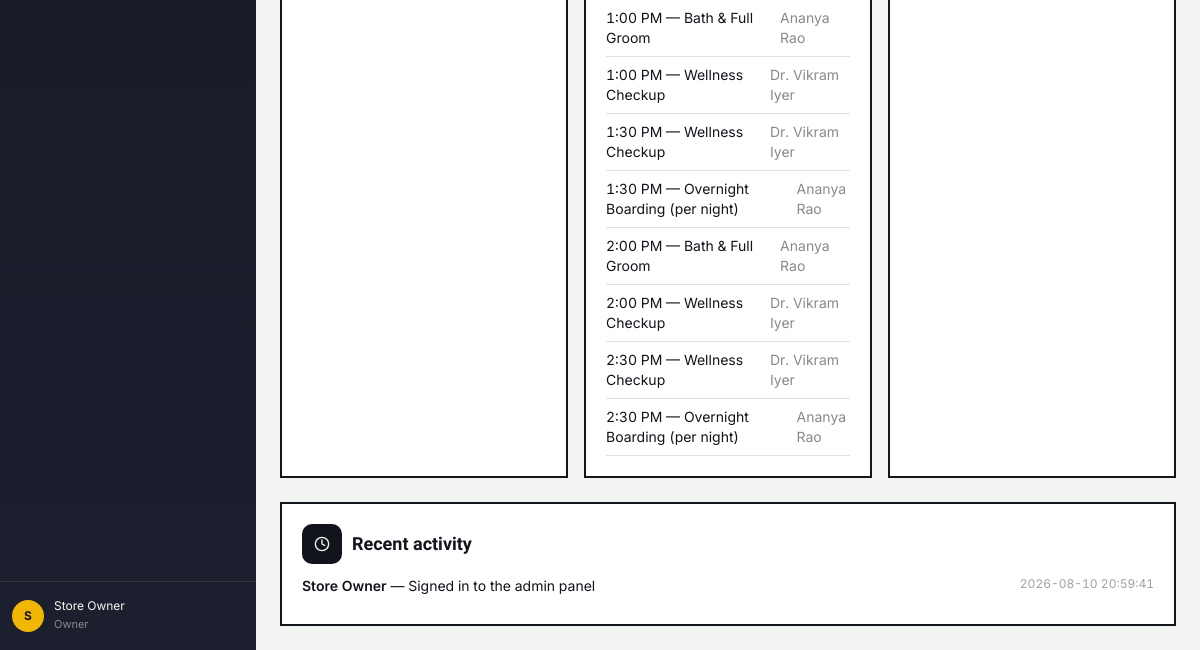
Page /admin (signed in, lower part) on the earlier database version.
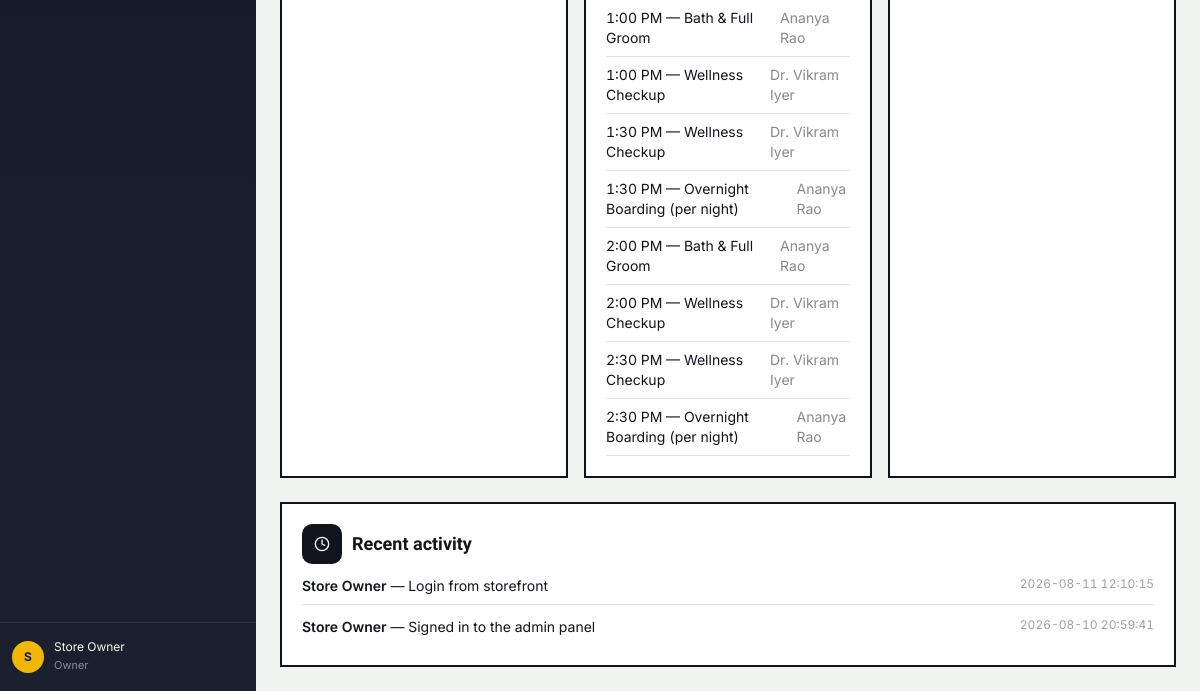
Same page on the later database version.
### tables this page shows
CREATE TABLE users (
    id INTEGER PRIMARY KEY AUTOINCREMENT,
    role_id INT NOT NULL,
    name VARCHAR(150) NOT NULL,
    email VARCHAR(191) NOT NULL,
    phone VARCHAR(20) NULL,
    referral_code VARCHAR(20) NULL,
    google_id VARCHAR(50) NULL,
    password_hash VARCHAR(255) NULL,
    is_active INTEGER NOT NULL DEFAULT 1,
    email_verified_at DATETIME NULL,
    two_factor_secret VARCHAR(191) NULL,
    two_factor_enabled INTEGER NOT NULL DEFAULT 0,
    must_reset_password INTEGER NOT NULL DEFAULT 0,
    last_login_at DATETIME NULL,
    last_login_ip VARCHAR(45) NULL,
    created_at DATETIME NOT NULL,
    updated_at DATETIME NOT NULL,
    deleted_at DATETIME NULL,
    CONSTRAINT users_role_fk FOREIGN KEY (role_id) REFERENCES roles(id)
    );

CREATE TABLE roles (
    id INTEGER PRIMARY KEY AUTOINCREMENT,
    name VARCHAR(100) NOT NULL,
    slug VARCHAR(100) NOT NULL,
    description VARCHAR(255) NULL,
    created_at DATETIME NOT NULL,
    updated_at DATETIME NOT NULL
    );

CREATE TABLE activity_logs (
    id INTEGER PRIMARY KEY AUTOINCREMENT,
    user_id INT NULL,
    action VARCHAR(150) NOT NULL,
    subject_type VARCHAR(100) NULL,
    subject_id INT NULL,
    description VARCHAR(500) NULL,
    properties JSON NULL,
    ip_address VARCHAR(45) NULL,
    created_at DATETIME NOT NULL,
    CONSTRAINT activity_logs_user_fk FOREIGN KEY (user_id) REFERENCES users(id) ON DELETE SET NULL
    );

### app/Views/admin/dashboard.php (the view, shortened to what the changed rows need)
    <span class="icon-chip icon-chip-leash"><?= icon('credit-card', 'h-5 w-5') ?></span>
<div class="mt-6 grid lg:grid-cols-3 gap-4">
  <div class="card-tag p-5 bg-white">
  </div>
  <div class="card-tag p-5 bg-white">
    <ul class="mt-3 space-y-2 text-sm">
      <?php foreach ($todayAppointments as $a): ?>
        <li class="flex justify-between border-b border-mist pb-2">
          <span><?= date('g:i A', strtotime($a['start_at'])) ?> — <?= e($a['service_name']) ?></span>
          <span class="text-ink/50"><?= e($a['staff_name']) ?></span>
        </li>
      <?php endforeach; ?>
    </ul>
  </div>
  <div class="card-tag p-5 bg-white">
  </div>
</div>
<div class="mt-6 card-tag p-5 bg-white">
  <p class="flex items-center gap-2.5 font-display text-lg font-semibold">
    <span class="icon-chip !bg-ink !text-paper"><?= icon('clock', 'h-4 w-4') ?></span>
    Recent activity
  </p>
  <ul class="mt-3 space-y-3 text-sm">
    <?php foreach ($recentActivity as $row): ?>
      <li class="border-b border-mist pb-2 last:border-0 flex justify-between">
        <span><span class="font-semibold"><?= e($row['user_name'] ?? 'System') ?></span> &mdash; <?= e($row['description'] ?? $row['action']) ?></span>
        <span class="text-xs text-ink/40"><?= e($row['created_at']) ?></span>
      </li>
    <?php endforeach; ?>
  </ul>
</div>

### app/Core/Router.php (shortened to what the changed rows need)
<?php
final class Router
{
    private array $routes = [
        'GET' => [], 'POST' => [], 'PUT' => [], 'PATCH' => [], 'DELETE' => [],
    ];
    private string $groupPrefix = '';
    private array $groupMiddleware = [];
    public function group(array $attrs, callable $callback): void
    {
        $previousPrefix = $this->groupPrefix;
        $previousMiddleware = $this->groupMiddleware;
        $this->groupPrefix = $previousPrefix . ($attrs['prefix'] ?? '');
        $this->groupMiddleware = [...$previousMiddleware, ...($attrs['middleware'] ?? [])];
        $this->groupPrefix = $previousPrefix;
        $this->groupMiddleware = $previousMiddleware;
    }
    private function add(string $method, string $uri, mixed $handler, array $middleware): void
    {
        $uri = $this->groupPrefix . $uri;
        $uri = '/' . trim($uri, '/');
        $paramNames = [];
        $pattern = preg_replace_callback('#\{([a-zA-Z_][a-zA-Z0-9_]*)\}#', static function (array $m) use (&$paramNames) {
            $paramNames[] = $m[1];
            return '([^/]+)';
        }, $uri);
        $this->routes[$method][] = [
            'uri' => $uri,
            'pattern' => '#^' . $pattern . '$#',
            'handler' => $handler,
            'middleware' => [...$this->groupMiddleware, ...$middleware],
            'params' => $paramNames,
        ];
    }
    public function dispatch(Request $request): void
    {
        $method = $request->method();
        $path = $request->path();
        foreach ($this->routes[$method] ?? [] as $route) {
            if (preg_match($route['pattern'], $path, $matches)) {
                array_shift($matches);
                $params = array_combine($route['params'], $matches);
                $pipeline = array_reduce(
                    array_reverse($route['middleware']),
                    fn (callable $next, string $spec) => fn () => $this->resolveMiddleware($spec)->handle($request, $next),
                    fn () => $this->callHandler($route['handler'], $request, $params),
                );
                $pipeline();
                return;
            }
        }
    }
    private function resolveMiddleware(string $spec): object
    {
        $args = [];
        return new $class(...$args);
    }
    private function callHandler(mixed $handler, Request $request, array $params): mixed
    {
        if (is_array($handler)) {
            [$class, $method] = $handler;
            $controller = new $class();
            return $controller->{$method}($request, ...array_values($params));
        }
        throw new \RuntimeException('Invalid route handler');
    }
}

### app/Core/helpers.php (shortened to what the changed rows need)
<?php
function env(string $key, mixed $default = null): mixed
{
    $value = $_ENV[$key] ?? $_SERVER[$key] ?? getenv($key);
    if ($value === false || $value === null) {
        return $default;
    }
    return match (strtolower((string) $value)) {
        'true', '(true)' => true,
        'false', '(false)' => false,
        'null', '(null)' => null,
        'empty', '(empty)' => '',
        default => $value,
    };
}
function config(string $key, mixed $default = null): mixed
{
    static $config = null;
    if ($config === null) {
        $config = require dirname(__DIR__, 2) . '/config/config.php';
    }
    $segments = explode('.', $key);
    $value = $config;
    foreach ($segments as $segment) {
        $value = $value[$segment];
    }
    return $value;
}
function base_path(string $path = ''): string
{
    return dirname(__DIR__, 2) . ($path !== '' ? '/' . ltrim($path, '/') : '');
}
function storage_path(string $path = ''): string
{
    return base_path('storage' . ($path !== '' ? '/' . ltrim($path, '/') : ''));
}
function e(mixed $value): string
{
    return htmlspecialchars((string) $value, ENT_QUOTES | ENT_SUBSTITUTE, 'UTF-8');
}
function auth(): Auth
{
    return App::auth();
}
function icon(string $name, string $class = 'h-5 w-5'): string
{
    $inner = $icons[$name] ?? $icons['tag'];
    return sprintf(
        '<svg class="%s" viewBox="0 0 24 24" fill="none" stroke="currentColor" stroke-width="2" stroke-linecap="round" stroke-linejoin="round" aria-hidden="true">%s</svg>',
        e($class),
        $inner
    );
}

### app/Views/layouts/admin.php (shortened to what the changed rows need)
<!doctype html>
<html lang="en">
<head>
<script src="https://cdn.tailwindcss.com"></script>
<link rel="stylesheet" href="/assets/css/app.css">
</head>
<body class="bg-mist/40 text-ink font-sans antialiased text-sm">
<div class="flex min-h-screen" x-data="{ sidebarOpen: false }">
  <aside :class="sidebarOpen ? 'translate-x-0' : '-translate-x-full lg:translate-x-0'"
         class="fixed lg:static inset-y-0 left-0 z-40 w-64 shrink-0 bg-gradient-to-b from-ink to-[#1c1f2e] text-paper transition-transform duration-150 flex flex-col">
    <nav class="flex-1 overflow-y-auto px-3 py-4 space-y-1" aria-label="Admin">
      <?php
        $adminUser = auth()->user();
        $adminRoleSlug = $adminUser
          ? (string) (\App\Core\Database::instance()->selectOne('SELECT slug FROM roles WHERE id = :id', ['id' => $adminUser['role_id']])['slug'] ?? 'staff')
          : 'staff';
      ?>
    </nav>
    <div class="px-3 py-4 border-t border-paper/10 flex items-center gap-2.5">
      <span class="flex h-8 w-8 shrink-0 items-center justify-center rounded-full bg-tennis text-ink text-xs font-bold"><?= e(mb_strtoupper(mb_substr((string) ($adminUser['name'] ?? '?'), 0, 1))) ?></span>
      <div class="min-w-0">
        <p class="text-xs text-paper truncate"><?= e($adminUser['name'] ?? '') ?></p>
        <p class="text-[11px] text-paper/50 truncate"><?= e(ucfirst($adminRoleSlug)) ?></p>
      </div>
    </div>
  </aside>
  <div class="flex-1 min-w-0 flex flex-col">
    <main class="flex-1 p-4 sm:p-6">
      <?= \App\Core\View::section('content') ?>
    </main>
  </div>
</div>
</body>
</html>

Differences in the rows shown:
added activity_logs: user.name "Store Owner", description "Login from storefront", created_at "2026-08-11 12:10:15"
